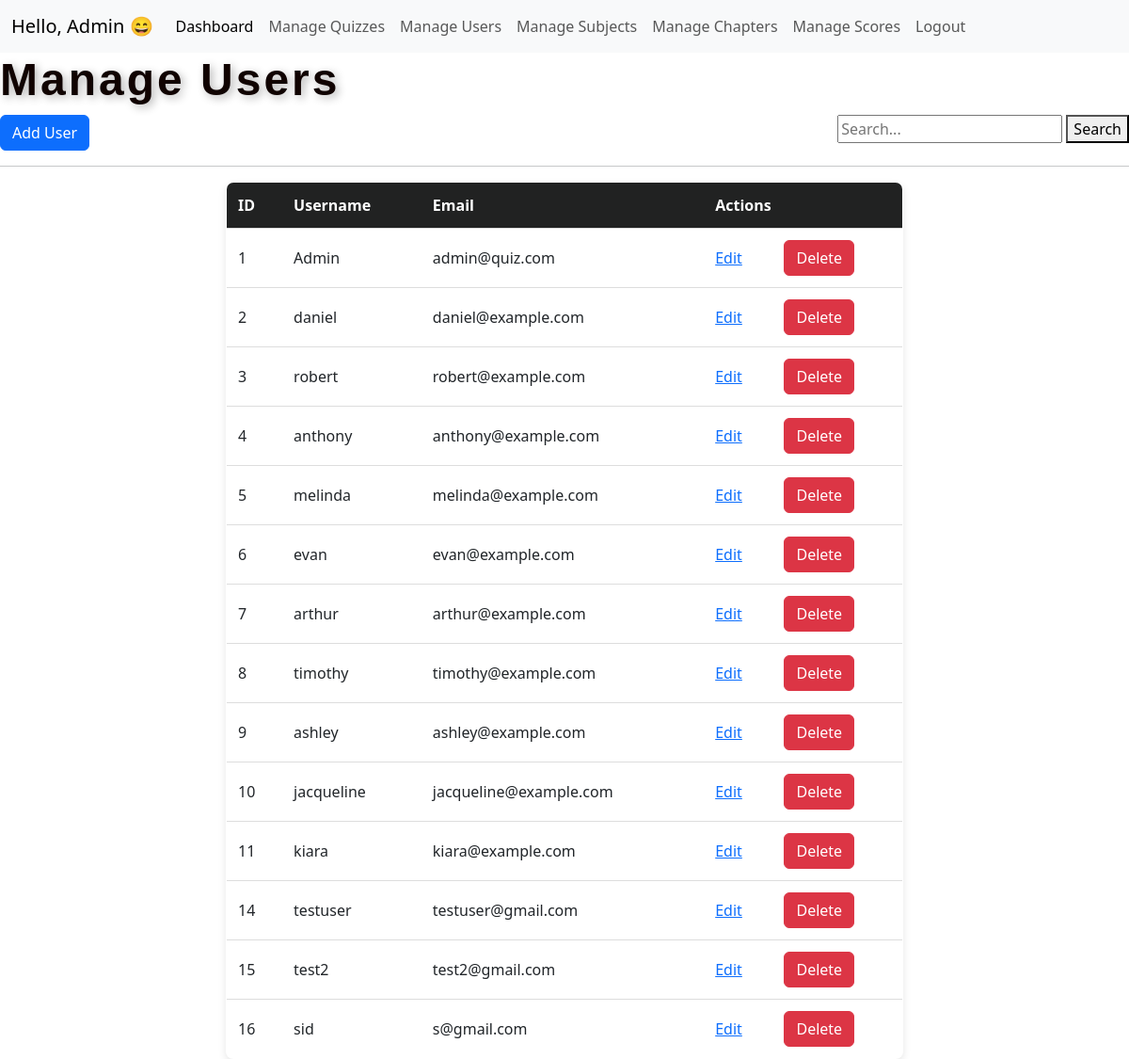
Page /manage_users on the committed database.
### model.py (models this page shows)
class User(db.Model, UserMixin):
    __tablename__ = 'users'
    id = db.Column(db.Integer, primary_key=True, autoincrement=True)
    username = db.Column(db.String(80), unique=True, nullable=False, index=True)
    email = db.Column(db.String(120), unique=True, nullable=False, index=True)
    password = db.Column(db.String(255), nullable=False)
    scores = db.relationship('Score', back_populates='user', cascade="all, delete-orphan")

### main.py (the view)
@app.route('/manage_users')
def manage_users():
    users = User.query.all()
    return render_template('Admin/manage_users.html', users=users)

### templates/Admin/manage_users.html
{% extends "Admin/adminLayout.html" %} {% block content %} {% block head %}
<link rel="stylesheet" href="/static/tables.css" />
{% endblock %}
<h2>Manage Users</h2>
<a href="/add_user" class="btn btn-primary">Add User</a>
<div class="search-form" style="float: right">
  <form action="/search_user" method="POST">
    <input type="text" name="searchkey" placeholder="Search..." required />
    <button type="submit">Search</button>
  </form>
</div>
<hr />
<div class="table-container">
  <table>
    <thead>
      <tr>
        <th>ID</th>
        <th>Username</th>
        <th>Email</th>
        <th colspan="2">Actions</th>
      </tr>
    </thead>
    <tbody>
      {% for user in users %}
      <tr>
        <td>{{ user.id }}</td>
        <td>{{ user.username }}</td>
        <td>{{ user.email }}</td>
        <td><a href="{{ url_for('edit_user', id=user.id) }}">Edit</a></td>
        <td>
          <form action="{{ url_for('delete_user', id=user.id) }}" method="post">
            <button
              class="btn btn-danger"
              onclick="return confirm('Are you sure you want to delete this user?')"
            >
              Delete
            </button>
          </form>
        </td>
        {% endfor %}
      </tr>
    </tbody>
  </table>
</div>
{% endblock %}

### templates/Admin/adminLayout.html (shortened to what this page needs)
<!DOCTYPE html>
<html lang="en">
  <head>
    <link
      href="https://cdn.jsdelivr.net/npm/bootstrap@5.3.3/dist/css/bootstrap.min.css"
      rel="stylesheet"
    />
    {% block head%} {% endblock %}
  </head>
  <body>
    <nav class="navbar navbar-expand-lg bg-body-tertiary">
      <div class="container-fluid">
        <a class="navbar-brand" href="#">Hello, Admin 😄</a>
        <div class="collapse navbar-collapse" id="navbarNavAltMarkup">
          <div class="navbar-nav">
            <a
              class="nav-link active"
              aria-current="page"
              href="admin_dashboard"
              >Dashboard</a
            >
            <a class="nav-link" href="{{ url_for('manage_quizzes')}}"
              >Manage Quizzes</a
            >
            <a class="nav-link" href="{{ url_for('manage_users')}}"
              >Manage Users</a
            >
            <a class="nav-link" href="{{ url_for('manage_subjects')}}"
              >Manage Subjects</a
            >
            <a class="nav-link" href="{{ url_for('manage_chapters')}}"
              >Manage Chapters</a
            >
            <a class="nav-link" href="{{ url_for('manage_scores')}}"
              >Manage Scores</a
            >
            <a class="nav-link" href="{{ url_for('logout')}}">Logout</a>
          </div>
        </div>
      </div>
    </nav>
     {% block content %} {% endblock %}
  </body>
</html>

### static/tables.css (style rules this page uses)
h2 { font-size: 3rem; font-weight: bold; color: #100301; letter-spacing: 3px; text-shadow: 3px 3px 10px rgba(0, 0, 0, 0.3); font-family: "Poppins", sans-serif; }
.table-container { display: flex; justify-content: center; align-items: center; min-height: 80vh; }
table { width: 60%; border-collapse: collapse; background: white; box-shadow: 0 4px 8px rgba(0, 0, 0, 0.1); border-radius: 8px; overflow: hidden; text-align: center; border: 1px solid black; max-width: 1200px; }
th, td { padding: 12px; text-align: left; border-bottom: 1px solid #ddd; }
th { background: #212222; color: white; }

### rows in the picture
User: id "1", username "Admin", email "admin@quiz.com"
User: id "2", username "daniel", email "daniel@example.com"
User: id "3", username "robert", email "robert@example.com"
User: id "4", username "anthony", email "anthony@example.com"
User: id "5", username "melinda", email "melinda@example.com"
User: id "6", username "evan", email "evan@example.com"
User: id "7", username "arthur", email "arthur@example.com"
User: id "8", username "timothy", email "timothy@example.com"
User: id "9", username "ashley", email "ashley@example.com"
User: id "10", username "jacqueline", email "jacqueline@example.com"
User: id "11", username "kiara", email "kiara@example.com"
User: id "14", username "testuser", email "testuser@gmail.com"
User: id "15", username "test2", email "test2@gmail.com"
User: id "16", username "sid", email "s@gmail.com"
